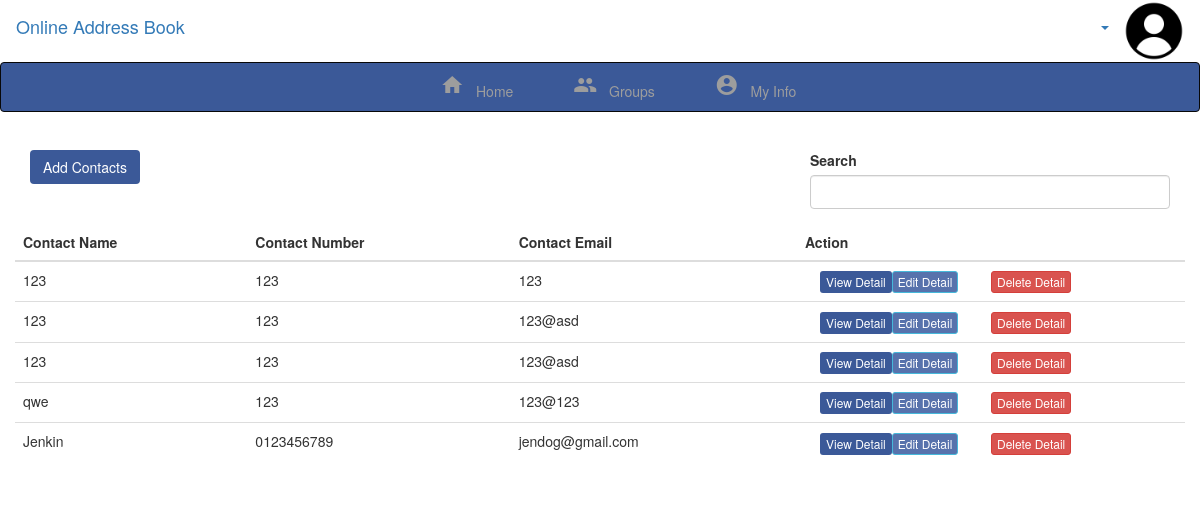
Page /rec/viewcontacts.php?id=0 on the committed database.
### tables this page shows
CREATE TABLE `contacts` (
  `id` int(100) NOT NULL,
  `groupid` int(100) NOT NULL,
  `contactname` varchar(100) NOT NULL,
  `phonenumber` varchar(100) NOT NULL,
  `companynumber` varchar(100) NOT NULL,
  `homenumber` varchar(100) NOT NULL,
  `email` varchar(100) NOT NULL,
  `company` varchar(100) NOT NULL,
  `education` varchar(100) NOT NULL,
  `birthday` datetime NOT NULL,
  `image` varchar(100) NOT NULL
);

### rec/viewcontacts.php (the view, shortened to what this page needs)
<?php session_start();
	include('materialize.php');
	include('membernavbar.php');
	$groupid = $_GET['id'];
?>
<div class="container member-container">
	<div class="row">
		<div class="col-md-3">
			<button class="btn btn-raised btn-inverse addContactModal" data-toggle="modal" data-target="#addContact" data-id="<?php echo $groupid; ?>">Add Contacts</button>
		</div>
		<div class="col-md-offset-5 col-md-4">
			<form name="group-search-form" method="" action="">
				<div class="form-group label-floating">
					<label class="control-label" for="gSearch">Search</label>
					<input type="text" class="form-control" id="gSearch" name="" onkeyup="showContact(this.value)">
				</div>
			</form>
		</div>
	</div>
	<div class="row">
		<?php
		$sql = "SELECT * FROM contacts WHERE groupid='$groupid'";
		$result = $conn->query($sql); ?>
		<table class="table table-stripled">
			<thead>
				<tr>
					<th>Contact Name</th>
					<th>Contact Number</th>
					<th>Contact Email</th>
					<th>Action</th>
				</tr>
			</thead>
			<tbody class="liveContact">
			<?php while($row3 = $result->fetch_assoc()){ ?>
				<tr>
					<td><?php echo $row3['contactname']; ?></td>
					<td><?php echo $row3['phonenumber']; ?></td>
					<td><?php echo $row3['email']; ?></td>
					<td>
						<div class="col-md-6">
							<button class="btn btn-raised btn-inverse btn-xs viewDetail" data-toggle="modal" data-target="#viewDetail" data-id="<?php echo $row3['id']; ?>"><span class=""></span><span>View Detail</span></button><button class="btn btn-raised btn-info btn-xs editDetail" data-toggle="modal" data-target="#editContact" data-groupid="<?php echo $groupid; ?>" data-id="<?php echo $row3['id']; ?>" >Edit Detail</button>
						</div>
					<form action="../php/deleteContact.php" method="POST">
					<button class="btn btn-raised btn-danger btn-xs" name="id" value="<?php echo $row3['id']; ?>">Delete Detail</a>
					</button>
					</form></td>
				</tr>
				<?php } ?>
			</tbody>
		</table>
	</div>
</div>
<?php
	include('footer.php');
?>

### rec/materialize.php (style rules this page uses)
body { padding-top: 120px; }
.member-container { margin-top: 30px; }
.btn.btn-raised.btn-inverse { background-color: #3b5998; color: #ffffff; }
.btn.btn-raised.btn-info { background-color: #5772AC; color: #ffffff; }

### rows in the picture
contacts: contactname "123", phonenumber "123", email "123", $row3['id'] 5 (drawn)
contacts: contactname "123", phonenumber "123", email "123@asd", $row3['id'] 6 (drawn)
contacts: contactname "123", phonenumber "123", email "123@asd", $row3['id'] 7 (drawn)
contacts: contactname "qwe", phonenumber "123", email "123@123", $row3['id'] 9 (drawn)
contacts: contactname "Jenkin", phonenumber "0123456789", email "jendog@gmail.com", $row3['id'] 10 (drawn)
